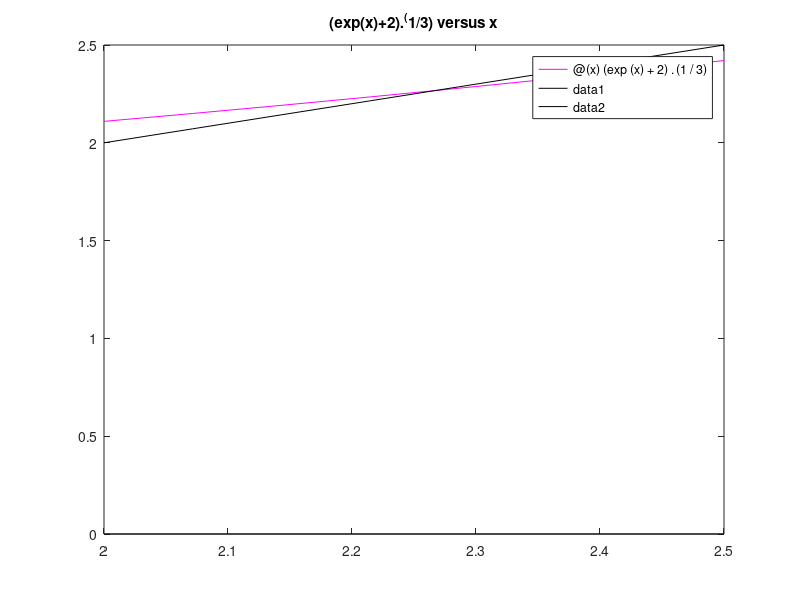

MATLAB code for this plot: (Note: this script raises an error after producing the figure.)
g=@(x) (exp(x)+2).^(1/3);
dg=@(x) 1/3*(exp(x)+2).^(-2/3).*exp(x);
bis=@(x) x;
figure(1)
fplot(g,[2,2.5],'m-'); hold on
fplot(bis,[2,2.5],'k-');
plot([2,2.5],[0,0],'k-');
title('(exp(x)+2).^(1/3) versus x');
hold off

x0=2;
toll= 1e-12;
itmax=100;
% CHIAMATA ALLA FUNCTION PUNTO FISSO
[x,iter,scarti]=pfisso(g,x0,toll,itmax);

asint1=abs(scarti(2:iter)./scarti(1:iter-1));
asint2=abs(feval(dg,x));

%riporto ordinatamente i dati in file di testo
M=[0; asint1];
fid=fopen('rispfisso_2.txt','w');
fprintf(fid,'   %6s %14s %22s  %17s %17s \n', 'iter', 'xk', 'scarto', 'M (scarti)', 'M (teorica)');
it=[1:iter]; %creo il vettore delle iterazioni
A=[it; x(2:end)'; scarti'; M'; asint2(2:end)'];
fprintf(fid,'\n %8d %19.14f %20.4e %16.6f %16.6f', A);
fprintf(fid,'\n \n');
fclose(fid);

% crea grafico  con il profilo di convergenza
% di punto fisso 
figure(2)
semilogy(1:iter, abs(scarti), 'm-*');
title('profilo convergenza g(x)=x');
xlabel('iterazioni');
ylabel('scarto');
hold off